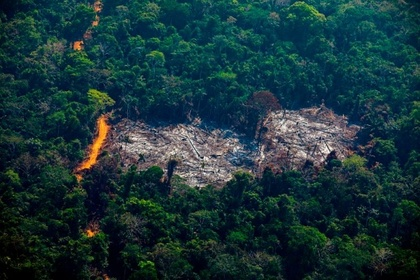
%> input picture IMG/fire_forest.jpg, 420 x 280 px, shrunk from 790 x 526 before the run
$ octave MAIN.m   (GNU Octave 9; MATLAB toolbox functions it lacks are replaced by stand-ins)
%> lines starting %> are read from the running program, lines starting %| are printed output that depends on the picture; in (x1, y1, x2, y2) boxes, pixels count from 0 and x2, y2 are one past the last pixel; in counts of white or black regions, pixels touching at a corner belong together; the program's own positions count from 1
### MASK/MASK_1.m
%MASK_1 (R > G > B)

function  mask_1 = MASK_1(im_rgb)

[fil,col,ch]=size(im_rgb);
mask_1 = zeros(fil,col);

im_RED = im_rgb(:,:,1);
im_GREEN = im_rgb(:,:,2);
im_BLUE = im_rgb(:,:,3);

 for x=1:fil
     for y=1:col
        if (im_RED(x,y) > im_GREEN(x,y))&& (im_GREEN(x,y) > im_BLUE(x,y))
            mask_1(x,y) = 1;
        else
            mask_1(x,y) = 0;
        end
     end
 end

figure();
imshow(mask_1);

end

### MASK/MASK_2.m
%MASK_2 (R > 190 && G > 100 && B < 140)

function  mask_2 = MASK_2(im_rgb)

[fil,col,ch]=size(im_rgb);
mask_2 = zeros(fil,col);

im_RED = im_rgb(:,:,1);
im_GREEN = im_rgb(:,:,2);
im_BLUE = im_rgb(:,:,3);

 for x=1:fil
     for y=1:col
        if ((im_RED(x,y) > 190) && (im_GREEN(x,y) > 100) && (im_BLUE(x,y) < 140))
            mask_2(x,y) = 1;
        else
            mask_2(x,y) = 0;
        end
     end
 end

figure();
imshow(mask_2);

end

### MASK/MASK_3.m
%MASK_3 (YCbCR)

function  mask_3 = MASK_3(im_rgb)

[fil,col,ch] = size(im_rgb);
mask_3 = zeros(fil,col);

im_RED = double(im_rgb(:,:,1));
im_GREEN = double(im_rgb(:,:,2));
im_BLUE = double(im_rgb(:,:,3));

T = [0.2568 0.5041 0.0979; -0.1482 -0.2910 0.4392; 0.4392 -0.3678 -0.0714];
s = [16; 128; 128];

im_YCBCR = zeros(fil,col,ch);

for i=1:1:fil
    for j=1:1:col
        RGB = [im_RED(i,j);im_GREEN(i,j);im_BLUE(i,j)];
        im_YCBCR(i,j,1) = T(1,:)*RGB+s(1);
        im_YCBCR(i,j,2) = T(2,:)*RGB+s(2);
        im_YCBCR(i,j,3) = T(3,:)*RGB+s(3);
    end
end

im_YCBCR = uint8(im_YCBCR);
im_YCBCR = double(im_YCBCR);

Y = im_YCBCR(:,:,1);
Cb = im_YCBCR(:,:,2);

for i=1:1:fil
    for j=1:1:col
        if Y(i,j)>=Cb(i,j)
            mask_3(i,j) = 1;
        else
            mask_3(i,j) = 0;
        end
    end
end

figure();
imshow(mask_3);

end

### MASK/MASK_4.m
%MASK_4 (YCbCR)

function  mask_4 = MASK_4(im_rgb)

[fil,col,ch] = size(im_rgb);
mask_4 = zeros(fil,col);

im_RED = double(im_rgb(:,:,1));
im_GREEN = double(im_rgb(:,:,2));
im_BLUE = double(im_rgb(:,:,3));

T = [0.2568 0.5041 0.0979; -0.1482 -0.2910 0.4392; 0.4392 -0.3678 -0.0714];
s = [16; 128; 128];

im_YCBCR = zeros(fil,col,ch);

for i=1:1:fil
    for j=1:1:col
        RGB = [im_RED(i,j);im_GREEN(i,j);im_BLUE(i,j)];
        im_YCBCR(i,j,1) = T(1,:)*RGB+s(1);
        im_YCBCR(i,j,2) = T(2,:)*RGB+s(2);
        im_YCBCR(i,j,3) = T(3,:)*RGB+s(3);
    end
end

im_YCBCR = uint8(im_YCBCR);
im_YCBCR = double(im_YCBCR);

Y = im_YCBCR(:,:,1);
Cb = im_YCBCR(:,:,2);
Cr = im_YCBCR(:,:,3);

for i=1:1:fil
    for j=1:1:col
        if Cr(i,j)>=Cb(i,j)
            mask_4(i,j) = 1;
        else
            mask_4(i,j) = 0;
        end
    end
end

figure();
imshow(mask_4);

end

### MASK/MASK_5.m
%MASK_5 (YCbCR)

function  mask_5 = MASK_5(im_rgb)

[fil,col,ch] = size(im_rgb);
mask_5 = zeros(fil,col);

im_RED = double(im_rgb(:,:,1));
im_GREEN = double(im_rgb(:,:,2));
im_BLUE = double(im_rgb(:,:,3));

T = [0.2568 0.5041 0.0979; -0.1482 -0.2910 0.4392; 0.4392 -0.3678 -0.0714];
s = [16; 128; 128];

im_YCBCR = zeros(fil,col,ch);

for i=1:1:fil
    for j=1:1:col
        RGB = [im_RED(i,j);im_GREEN(i,j);im_BLUE(i,j)];
        im_YCBCR(i,j,1) = T(1,:)*RGB+s(1);
        im_YCBCR(i,j,2) = T(2,:)*RGB+s(2);
        im_YCBCR(i,j,3) = T(3,:)*RGB+s(3);
    end
end

im_YCBCR = uint8(im_YCBCR);
im_YCBCR = double(im_YCBCR);

NM = fil*col;

Ysum = 0;
Cbsum = 0;
Crsum = 0;

for i=1:1:fil
    for j=1:1:col
        Ysum = im_YCBCR(i,j,1)+Ysum;
        Cbsum = im_YCBCR(i,j,2)+Cbsum;
        Crsum = im_YCBCR(i,j,3)+Crsum;
    end
end

Ymean = double(Ysum/NM);
Cbmean = double(Cbsum/NM);
Crmean = double(Crsum/NM);

Y = im_YCBCR(:,:,1);
Cb = im_YCBCR(:,:,2);
Cr = im_YCBCR(:,:,3);

for i=1:1:fil
    for j=1:1:col
        if ((Y(i,j)>=Ymean)&&(Cb(i,j)<=Cbmean)&&Cr(i,j)>=Crmean)
            mask_5(i,j) = 1;
        else
            mask_5(i,j) = 0;
        end
    end
end

figure();
imshow(mask_5);

end

### MASK/MASK_6.m
%MASK_6 (YCbCR)

function  mask_6 = MASK_6(im_rgb)

[fil,col,ch] = size(im_rgb);
mask_6 = zeros(fil,col);

im_RED = double(im_rgb(:,:,1));
im_GREEN = double(im_rgb(:,:,2));
im_BLUE = double(im_rgb(:,:,3));

T = [0.2568 0.5041 0.0979; -0.1482 -0.2910 0.4392; 0.4392 -0.3678 -0.0714];
s = [16; 128; 128];

im_YCBCR = zeros(fil,col,ch);

for i=1:1:fil
    for j=1:1:col
        RGB = [im_RED(i,j);im_GREEN(i,j);im_BLUE(i,j)];
        im_YCBCR(i,j,1) = T(1,:)*RGB+s(1);
        im_YCBCR(i,j,2) = T(2,:)*RGB+s(2);
        im_YCBCR(i,j,3) = T(3,:)*RGB+s(3);
    end
end

im_YCBCR = uint8(im_YCBCR);
im_YCBCR = double(im_YCBCR);

Ysum = 0;
Cbsum = 0;
Crsum = 0;

for i=1:1:fil
    for j=1:1:col
        Ysum = im_YCBCR(i,j,1)+Ysum;
        Cbsum = im_YCBCR(i,j,2)+Cbsum;
        Crsum = im_YCBCR(i,j,3)+Crsum;
    end
end

Cb = im_YCBCR(:,:,2);
Cr = im_YCBCR(:,:,3);

Th = 70;

for i=1:1:fil
    for j=1:1:col
        if abs(Cb(i,j)-Cr(i,j))>=Th
            mask_6(i,j) = 1;
        else
            mask_6(i,j) = 0;
        end
    end
end

figure();
imshow(mask_6);

end

### MASK/MASK_7.m
%MASK_7 (YCbCR)

function  mask_7 = MASK_7(im_rgb)

[fil,col,ch] = size(im_rgb);
mask_7 = zeros(fil,col);

im_RED = double(im_rgb(:,:,1));
im_GREEN = double(im_rgb(:,:,2));
im_BLUE = double(im_rgb(:,:,3));

T = [0.2568 0.5041 0.0979; -0.1482 -0.2910 0.4392; 0.4392 -0.3678 -0.0714];
s = [16; 128; 128];

im_YCBCR = zeros(fil,col,ch);

for i=1:1:fil
    for j=1:1:col
        RGB = [im_RED(i,j);im_GREEN(i,j);im_BLUE(i,j)];
        im_YCBCR(i,j,1) = T(1,:)*RGB+s(1);
        im_YCBCR(i,j,2) = T(2,:)*RGB+s(2);
        im_YCBCR(i,j,3) = T(3,:)*RGB+s(3);
    end
end

im_YCBCR = uint8(im_YCBCR);
im_YCBCR = double(im_YCBCR);

Ysum = 0;
Cbsum = 0;
Crsum = 0;

for i=1:1:fil
    for j=1:1:col
        Ysum = im_YCBCR(i,j,1)+Ysum;
        Cbsum = im_YCBCR(i,j,2)+Cbsum;
        Crsum = im_YCBCR(i,j,3)+Crsum;
    end
end

Cb = im_YCBCR(:,:,2);
Cr = im_YCBCR(:,:,3);

for i=1:1:fil
    for j=1:1:col
        if ((Cb(i,j) <= 120)&&(Cr(i,j) >= 150))
            mask_7(i,j) = 1;
        else
            mask_7(i,j) = 0;
        end
    end
end

figure();
imshow(mask_7);

end

### MAIN.m
% ------------------------------------
% MAIN
% EXAMEN SEGUNDO PARCIAL
% SERGIO GARCIA - A01634768 - MAYO 1 2021
% ------------------------------------
addpath("./MASK")
im_rgb=imread("./img/fire_forest.jpg");
%> im_rgb is the input picture: size 280x420x3 uint8; mean R, G, B 25.8, 52.9, 57.7

[fil,col,ch]=size(im_rgb);
%> fil = 280; col = 420; ch = 3
all_masks = size(fil,col);
%> all_masks = 1
im_out = double(zeros(fil,col,ch));

% EJERCICIO 1
% OBTENEMOS CADA MASCARA

mask_1 = MASK_1(im_rgb);
%> in MASK_1, `im_BLUE = im_rgb(:,:,3);`:
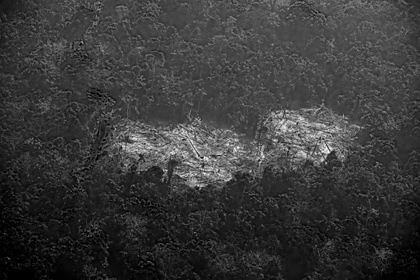
%> im_BLUE: size 280x420 uint8; min 0, max 255, mean 57.7
%> after the loop in MASK_1, `for x=1:fil`:
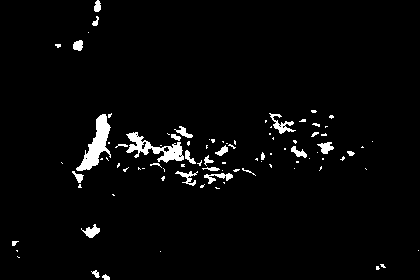
%> mask_1: size 280x420 double; values 0 (black) and 1 (white), 3% white; 92 white regions (65 under 20 px), largest, box (x1, y1, x2, y2) and area: (76, 114, 111, 171) 798, (126, 132, 184, 163) 687, (269, 113, 296, 134) 191
mask_2 = MASK_2(im_rgb);
%> after the loop in MASK_2, `for x=1:fil`: mask_2: size 280x420 double; values 0 (black) and 1 (white), 0.33% white; 7 white regions (5 under 20 px), largest, box (x1, y1, x2, y2) and area: (82, 118, 109, 169) 341, (75, 42, 80, 50) 26
mask_3 = MASK_3(im_rgb);
%> after the loop in MASK_3, `for i=1:1:fil`:
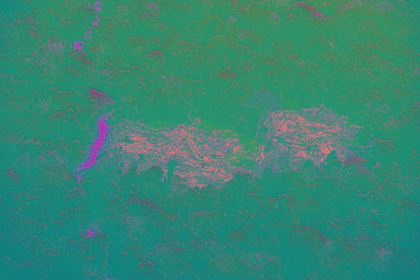
%> im_YCBCR: size 280x420x3 double; mean R, G, B 54.9, 134.1, 115.8
%> in MASK_3, `Cb = im_YCBCR(:,:,2);`:
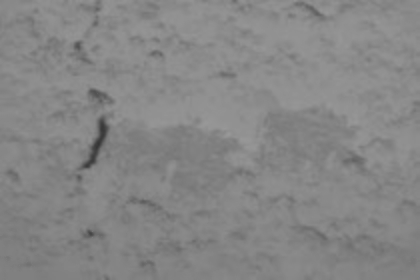
%> Cb: size 280x420 double; min 53, max 153, mean 134.1
%> after the loop in MASK_3, `for i=1:1:fil`: mask_3: size 280x420 double; values 0 (black) and 1 (white), 3.8% white; 236 white regions (217 under 20 px), largest, box (x1, y1, x2, y2) and area: (118, 125, 238, 182) 1668, (272, 114, 342, 136) 531, (78, 115, 110, 170) 459
mask_4 = MASK_4(im_rgb);
%> in MASK_4, `Cr = im_YCBCR(:,:,3);`:
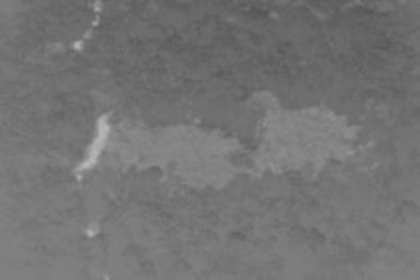
%> Cr: size 280x420 double; min 85, max 183, mean 115.8
%> after the loop in MASK_4, `for i=1:1:fil`:
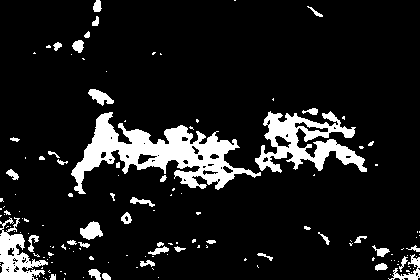
%> mask_4: size 280x420 double; values 0 (black) and 1 (white), 11.2% white; 143 white regions (101 under 20 px), largest, box (x1, y1, x2, y2) and area: (71, 112, 261, 194) 5649, (255, 111, 367, 173) 3118, (0, 217, 48, 280) 1366
mask_5 = MASK_5(im_rgb);
%> after the loop in MASK_5, `for i=1:1:fil`: Cbsum = 15768895; Crsum = 13612366; Ysum = 6462044
%> in MASK_5, `Ymean = double(Ysum/NM);`: Ymean = 54.95
%> in MASK_5, `Cbmean = double(Cbsum/NM);`: Cbmean = 134.1
%> in MASK_5, `Crmean = double(Crsum/NM);`: Crmean = 115.8
%> after the loop in MASK_5, `for i=1:1:fil`: mask_5: size 280x420 double; values 0 (black) and 1 (white), 15.2% white; 592 white regions (544 under 20 px), largest, box (x1, y1, x2, y2) and area: (71, 107, 381, 199) 12271, (25, 41, 65, 68) 315, (88, 89, 116, 116) 308
mask_6 = MASK_6(im_rgb);
%> after the loop in MASK_6, `for i=1:1:fil`: mask_6: size 280x420 double; values 0 (black) and 1 (white), 0.36% white; 4 white regions (1 under 20 px), largest, box (x1, y1, x2, y2) and area: (82, 118, 108, 168) 383, (88, 231, 93, 236) 21, (75, 43, 80, 48) 20
mask_7 = MASK_7(im_rgb);
%> after the loop in MASK_7, `for i=1:1:fil`:
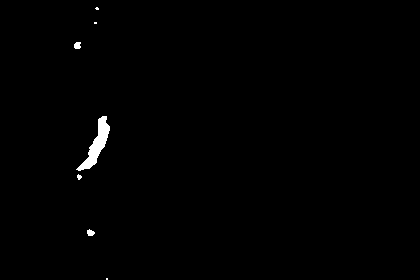
%> mask_7: size 280x420 double; values 0 (black) and 1 (white), 0.63% white; 7 white regions (3 under 20 px), largest, box (x1, y1, x2, y2) and area: (76, 116, 110, 171) 617, (74, 42, 81, 49) 42, (87, 229, 95, 236) 40, (77, 174, 82, 180) 20

for x=1:fil
    for y=1:col
        all_masks(x,y) = (mask_1(x,y) && mask_2(x,y) && mask_3(x,y) && mask_4(x,y) && mask_5(x,y) && mask_6(x,y) && mask_7(x,y));
    end
end
%> all_masks: size 280x420 double; values 0 (black) and 1 (white), 0.32% white; 4 white regions (2 under 20 px), largest, box (x1, y1, x2, y2) and area: (82, 118, 108, 168) 335, (75, 43, 80, 48) 20

for x=1:fil
    for y=1:col
        if (all_masks(x,y) == 1)
            im_out(x,y,1) = 0;
            im_out(x,y,3) = 0;
            im_out(x,y,2) = 255;
        else
            im_out(x,y,1) = im_rgb(x,y,1);
            im_out(x,y,3) = im_rgb(x,y,3);
            im_out(x,y,2) = im_rgb(x,y,2);
        end
    end
end

im_out = uint8(im_out);
%> im_out: size 280x420x3 uint8

% EJERCICO 2
% IMAGEN ORIGINAL VS ALL_MASKS
figure;
subplot(1,2,1), imshow(im_rgb);
subplot(1,2,2), imshow(all_masks);

% EJERCICO 3
% IMAGEN DE SALIDA
figure;
imshow(im_out);
